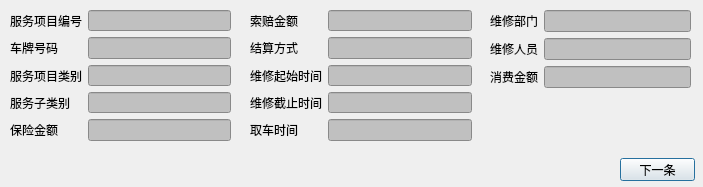
<?xml version="1.0" encoding="UTF-8"?>
<ui version="4.0">
 <class>QDlgSvcQueryInfo</class>
 <widget class="QDialog" name="QDlgSvcQueryInfo">
  <property name="geometry">
   <rect>
    <x>0</x>
    <y>0</y>
    <width>703</width>
    <height>187</height>
   </rect>
  </property>
  <property name="minimumSize">
   <size>
    <width>703</width>
    <height>187</height>
   </size>
  </property>
  <property name="maximumSize">
   <size>
    <width>703</width>
    <height>187</height>
   </size>
  </property>
  <property name="windowTitle">
   <string>查看服务记录</string>
  </property>
  <widget class="QWidget" name="formLayoutWidget">
   <property name="geometry">
    <rect>
     <x>10</x>
     <y>10</y>
     <width>221</width>
     <height>131</height>
    </rect>
   </property>
   <layout class="QFormLayout" name="formLayout1">
    <item row="0" column="0">
     <widget class="QLabel" name="label">
      <property name="text">
       <string>服务项目编号</string>
      </property>
     </widget>
    </item>
    <item row="1" column="0">
     <widget class="QLabel" name="label_2">
      <property name="text">
       <string>车牌号码</string>
      </property>
     </widget>
    </item>
    <item row="2" column="0">
     <widget class="QLabel" name="label_3">
      <property name="text">
       <string>服务项目类别</string>
      </property>
     </widget>
    </item>
    <item row="3" column="0">
     <widget class="QLabel" name="label_4">
      <property name="text">
       <string>服务子类别</string>
      </property>
     </widget>
    </item>
    <item row="4" column="0">
     <widget class="QLabel" name="label_5">
      <property name="text">
       <string>保险金额</string>
      </property>
     </widget>
    </item>
    <item row="0" column="1">
     <widget class="QLineEdit" name="edtServiceID">
      <property name="styleSheet">
       <string notr="true">background-color: rgb(192, 192, 192);</string>
      </property>
      <property name="readOnly">
       <bool>true</bool>
      </property>
     </widget>
    </item>
    <item row="1" column="1">
     <widget class="QLineEdit" name="edtPlateID">
      <property name="styleSheet">
       <string notr="true">background-color: rgb(192, 192, 192);</string>
      </property>
      <property name="readOnly">
       <bool>true</bool>
      </property>
     </widget>
    </item>
    <item row="4" column="1">
     <widget class="QLineEdit" name="edtInsuranceAmount">
      <property name="styleSheet">
       <string notr="true">background-color: rgb(192, 192, 192);</string>
      </property>
      <property name="readOnly">
       <bool>true</bool>
      </property>
     </widget>
    </item>
    <item row="2" column="1">
     <widget class="QLineEdit" name="edtCategory">
      <property name="styleSheet">
       <string notr="true">background-color: rgb(192, 192, 192);</string>
      </property>
      <property name="readOnly">
       <bool>true</bool>
      </property>
     </widget>
    </item>
    <item row="3" column="1">
     <widget class="QLineEdit" name="edtSubCategory">
      <property name="styleSheet">
       <string notr="true">background-color: rgb(192, 192, 192);</string>
      </property>
      <property name="readOnly">
       <bool>true</bool>
      </property>
     </widget>
    </item>
   </layout>
  </widget>
  <widget class="QWidget" name="formLayoutWidget_3">
   <property name="geometry">
    <rect>
     <x>490</x>
     <y>10</y>
     <width>201</width>
     <height>131</height>
    </rect>
   </property>
   <layout class="QFormLayout" name="formLayout3">
    <item row="0" column="0">
     <widget class="QLabel" name="label_11">
      <property name="text">
       <string>维修部门</string>
      </property>
     </widget>
    </item>
    <item row="1" column="0">
     <widget class="QLabel" name="label_12">
      <property name="text">
       <string>维修人员</string>
      </property>
     </widget>
    </item>
    <item row="2" column="0">
     <widget class="QLabel" name="label_13">
      <property name="text">
       <string>消费金额</string>
      </property>
     </widget>
    </item>
    <item row="2" column="1">
     <widget class="QLineEdit" name="edtServiceConsumptionAmount">
      <property name="styleSheet">
       <string notr="true">background-color: rgb(192, 192, 192);</string>
      </property>
      <property name="readOnly">
       <bool>true</bool>
      </property>
     </widget>
    </item>
    <item row="0" column="1">
     <widget class="QLineEdit" name="edtServiceDepartment">
      <property name="styleSheet">
       <string notr="true">background-color: rgb(192, 192, 192);</string>
      </property>
      <property name="readOnly">
       <bool>true</bool>
      </property>
     </widget>
    </item>
    <item row="1" column="1">
     <widget class="QLineEdit" name="edtMaintanceman">
      <property name="styleSheet">
       <string notr="true">background-color: rgb(192, 192, 192);</string>
      </property>
      <property name="readOnly">
       <bool>true</bool>
      </property>
     </widget>
    </item>
   </layout>
  </widget>
  <widget class="QWidget" name="formLayoutWidget_2">
   <property name="geometry">
    <rect>
     <x>250</x>
     <y>10</y>
     <width>222</width>
     <height>131</height>
    </rect>
   </property>
   <layout class="QFormLayout" name="formLayout2">
    <property name="fieldGrowthPolicy">
     <enum>QFormLayout::AllNonFixedFieldsGrow</enum>
    </property>
    <item row="0" column="0">
     <widget class="QLabel" name="label_6">
      <property name="text">
       <string>索赔金额</string>
      </property>
     </widget>
    </item>
    <item row="0" column="1">
     <widget class="QLineEdit" name="edtClaimAmount">
      <property name="styleSheet">
       <string notr="true">background-color: rgb(192, 192, 192);</string>
      </property>
      <property name="readOnly">
       <bool>true</bool>
      </property>
     </widget>
    </item>
    <item row="1" column="0">
     <widget class="QLabel" name="label_7">
      <property name="text">
       <string>结算方式</string>
      </property>
     </widget>
    </item>
    <item row="2" column="0">
     <widget class="QLabel" name="label_8">
      <property name="text">
       <string>维修起始时间</string>
      </property>
     </widget>
    </item>
    <item row="3" column="0">
     <widget class="QLabel" name="label_9">
      <property name="text">
       <string>维修截止时间</string>
      </property>
     </widget>
    </item>
    <item row="4" column="0">
     <widget class="QLabel" name="label_10">
      <property name="text">
       <string>取车时间</string>
      </property>
     </widget>
    </item>
    <item row="1" column="1">
     <widget class="QLineEdit" name="edtSettlementStyle">
      <property name="styleSheet">
       <string notr="true">background-color: rgb(192, 192, 192);</string>
      </property>
      <property name="readOnly">
       <bool>true</bool>
      </property>
     </widget>
    </item>
    <item row="2" column="1">
     <widget class="QLineEdit" name="edtMaintanceStartTime">
      <property name="styleSheet">
       <string notr="true">background-color: rgb(192, 192, 192);</string>
      </property>
      <property name="readOnly">
       <bool>true</bool>
      </property>
     </widget>
    </item>
    <item row="3" column="1">
     <widget class="QLineEdit" name="edtMaintanceEndTime">
      <property name="styleSheet">
       <string notr="true">background-color: rgb(192, 192, 192);</string>
      </property>
      <property name="readOnly">
       <bool>true</bool>
      </property>
     </widget>
    </item>
    <item row="4" column="1">
     <widget class="QLineEdit" name="edtPickupTime">
      <property name="styleSheet">
       <string notr="true">background-color: rgb(192, 192, 192);</string>
      </property>
      <property name="readOnly">
       <bool>true</bool>
      </property>
     </widget>
    </item>
   </layout>
  </widget>
  <widget class="QPushButton" name="btnNext">
   <property name="geometry">
    <rect>
     <x>620</x>
     <y>158</y>
     <width>75</width>
     <height>23</height>
    </rect>
   </property>
   <property name="text">
    <string>下一条</string>
   </property>
  </widget>
 </widget>
 <resources/>
 <connections/>
</ui>
